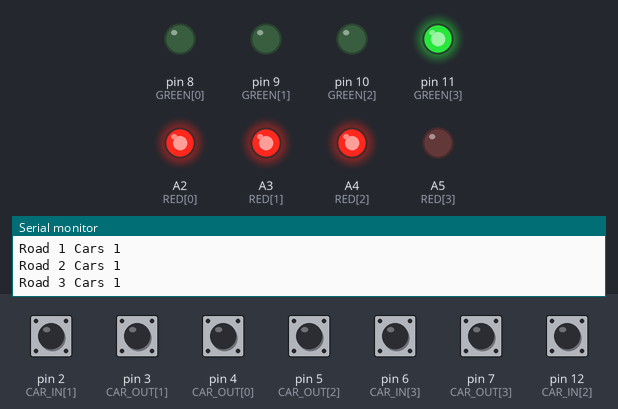
Recording of a sketch running on a simulated Arduino Uno, built with avr-gcc and run on an emulated ATmega328P. Parts: output pins drawn as LEDs (lit = HIGH), the last lines printed to the serial monitor. The inputs (shaded band) are chosen by the test bench; at power-on: pin 2 (CAR_IN[1]), pin 3 (CAR_OUT[1]), pin 4 (CAR_OUT[0]), pin 5 (CAR_OUT[2]), pin 6 (CAR_IN[3]), pin 7 (CAR_OUT[3]), pin 12 (CAR_IN[2]) HIGH.

Above: at 0.1 s.
At 65.6 s:
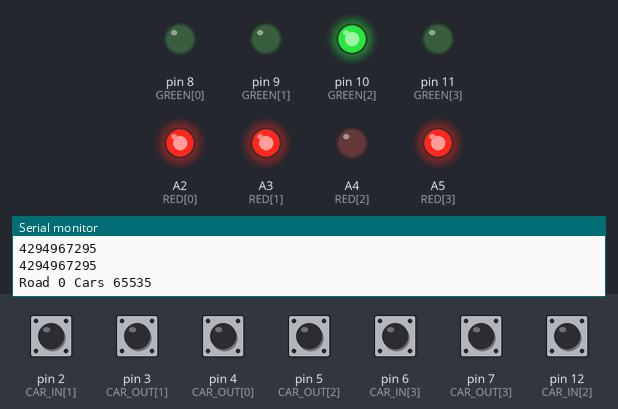
Timing chart, 0 to 67.1 s (numbered marks = the images above):
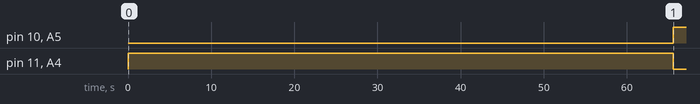

Measured:
- by itself, pin 10 (GREEN[2]), A5 (RED[3]): LOW → HIGH at 65.5 s
- by itself, pin 11 (GREEN[3]): LOW → HIGH at 0.00 s, → LOW 65.5 s later
- by itself, A4 (RED[2]): HIGH → LOW at 65.5 s

The sketch:

first.ino
```cpp
#include<Wire.h>
#define CYCLE_TIME 20000


struct Road {
//  unsigned int id;
  unsigned carCount;
  unsigned allocatedTime;
  unsigned long long atWhatTimeItWillTurnRed;
} roads[4];

const int CAR_IN[] = {0 , 2, 12, 6};
const int CAR_OUT[] = {4, 3, 5, 7};
const int GREEN[] = {8, 9, 10, 11};
//const int YELLOW[] = {12, 13, A0, A1};
const int RED[] = {A2, A3, A4, A5};
bool flagIn[4] = {false};
bool flagOut[4] = {false};
bool valueIn[4] = {false};
bool valueOut[4] = {false};
unsigned long int totalCars = 0;

int compare(const void* a, const void* b) {
  const int* x = (int*) a;
  const int* y = (int*) b;
  if (*x > *y)
    return 1;
  else if (*x < *y)
    return -1;

  return 0;
}

void turnGreen(int index) {
  digitalWrite(RED[index], LOW);
//  digitalWrite(YELLOW[index], HIGH);
//  delay(2000);
//  digitalWrite(YELLOW[index], LOW);
  digitalWrite(GREEN[index], HIGH);
}

void turnRed(int index) {
  digitalWrite(GREEN[index], LOW);
//  digitalWrite(YELLOW[index], HIGH);
//  delay(2000);
//  digitalWrite(YELLOW[index], LOW);
  digitalWrite(RED[index], HIGH);
}


void setup() {
  Serial.begin(9600);
  for (int i = 0; i < 4; i++){
//    roads[0].id = i;
    roads[i].carCount = 1;
//    roads[i].allocatedTime = 0;
    pinMode(CAR_IN[i], INPUT);
    pinMode(CAR_OUT[i], INPUT);
    pinMode(GREEN[i], OUTPUT);
//    pinMode(YELLOW[i], OUTPUT);
    pinMode(RED[i], OUTPUT);

    digitalWrite(GREEN[i], LOW);
//    digitalWrite(YELLOW[i], LOW);
    digitalWrite(RED[i], HIGH);
  }
}

//unsigned loopCount = 0;
double timeCounter = 0;
double timeTillStuck = 0;
unsigned roadsDoneTillNow = 0;
unsigned timeRemaining = CYCLE_TIME;

void loop() {
//  Serial.print("hello");
//  if (loopCount == 0) {
//    for (int i=0; i<4; i++) {
//      turnGreen(i);
//      delay(200);
//      turnRed(i);
//    }
//  }
//
//  loopCount++;

  for (int i = 0; i < 4; i++) {

    // count ++
    valueIn[i] = !digitalRead(CAR_IN[i]);
    if (valueIn[i]) {
      flagIn[i] = true;
    }
   // Serial.print("dhukse");
    if ((flagIn[i] == true ) && (valueIn[i] == false)) {
      roads[i].carCount++;
      totalCars++;
//      Serial.print("here");
      Serial.println("Road " + String(i) + " Cars " + String(roads[i].carCount));
      flagIn[i] = false;
    }

    // count --
    valueOut[i] = !digitalRead(CAR_OUT[i]);
    if (valueOut[i]) {
      flagOut[i] = true;
    }
    if ((flagOut[i] == true ) && (valueOut[i] == false)) {
      roads[i].carCount--;
      totalCars--;
//      Serial.print("there");
      Serial.println("Road " + String(i) + " Cars " + String(roads[i].carCount));
      flagOut[i] = false;
    }
  }

  // by this time I have the car counts of all the roads
  // we have to implement algorithms now

  // timeRemaining = CYCLE_TIME
//  unsigned timeRemaining = CYCLE_TIME;
  // sort
//  for (int i = 0; i < 4; i++) {

//    qsort(roads, 3-i, sizeof(unsigned), compare);
//    for (int k = 0; k < 4-i; k++) {
//      roads[k].allocatedTime = timeRemaining * roads[k].carCount / totalCars;
//    }
//    timeTillStuck = timeCounter + roads[3-i].allocatedTime;
//    // Green Light for the max car road
//    turnGreen(3-i);
//    timeRemaining -= roads[3-i].allocatedTime;
//    totalCars -= roads[3-i].carCount;
//    // delay
//    turnRed(3-i);
//  }

  if(timeCounter >= timeTillStuck) {
    for (int k=0; k<4; k++) {
      turnRed(k);
    }
    qsort(roads, 3-roadsDoneTillNow, sizeof(unsigned), compare);
    for (int k = 0; k <= 3-roadsDoneTillNow; k++) {
      roads[k].allocatedTime = timeRemaining * roads[k].carCount / totalCars;
      Serial.println(roads[k].carCount / totalCars);
    }
    timeRemaining -= roads[3-roadsDoneTillNow].allocatedTime;
    timeTillStuck = timeCounter + roads[3-roadsDoneTillNow].allocatedTime/1000;
    // Green Light for the max car road
    turnGreen(3-roadsDoneTillNow);
    roadsDoneTillNow++;

    if (roadsDoneTillNow == 4) {
      roadsDoneTillNow = 0;
      timeRemaining = CYCLE_TIME;
      totalCars = 0;
    }

    for (int i=0; i<4; i++) {
      Serial.println("Road " + String(i) + " Cars " + String(roads[i].carCount));
    }
  }

  delay(10);
  timeCounter += 0.01;
//  Serial.print(timeCounter, 2);
//  Serial.print(" ");
//  Serial.println(timeTillStuck, 2);
}
```
